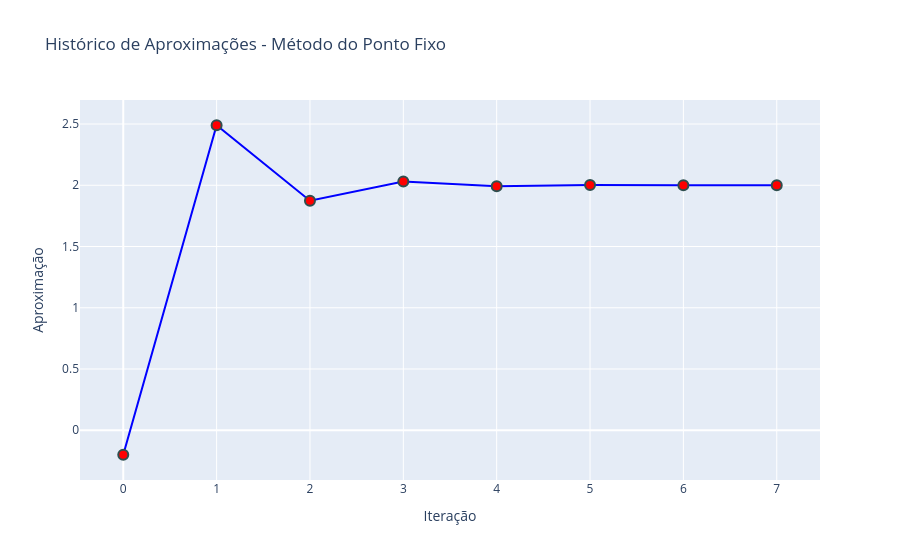

The cell this chart's notebook holds for it:
### Code cell
fpi_plot_history(history)

### Figure 1 — Plotly figure (JSON) as saved in the notebook; plotly's stock layout.template omitted (floating-point values rounded to 4 significant figures)
{"data": [{"hovertemplate": "Iteração=%{x}<br>Aproximação=%{y}<extra></extra>", "legendgroup": "", "line": {"color": "blue", "dash": "solid", "width": 2}, "marker": {"color": "red", "line": {"color": "DarkSlateGrey", "width": 2}, "size": 10, "symbol": "circle"}, "mode": "lines+markers", "name": "", "orientation": "v", "showlegend": false, "type": "scatter", "x": [0, 1, 2, 3, 4, 5, 6, 7], "xaxis": "x", "y": [-0.2, 2.49, 1.874, 2.031, 1.992, 2.002, 2.0, 2.0], "yaxis": "y"}], "layout": {"legend": {"tracegroupgap": 0}, "title": {"text": "Histórico de Aproximações - Método do Ponto Fixo"}, "xaxis": {"anchor": "y", "domain": [0, 1], "title": {"text": "Iteração"}}, "yaxis": {"anchor": "x", "domain": [0, 1], "title": {"text": "Aproximação"}}}}
